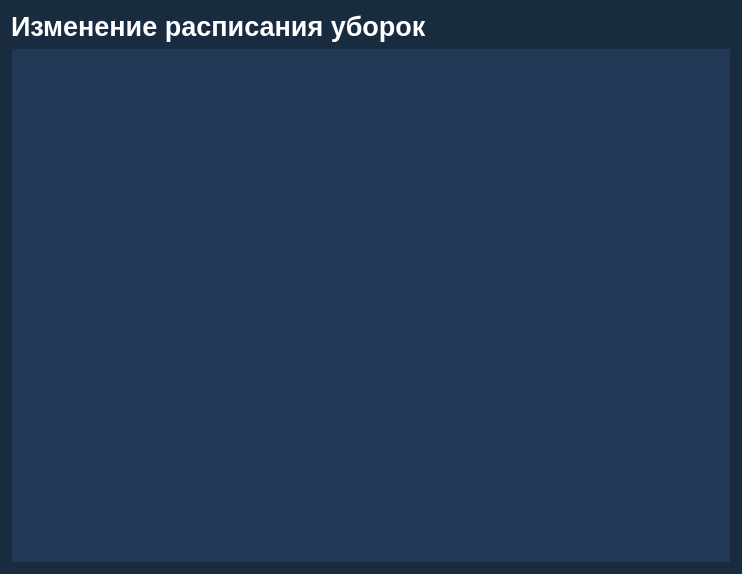
<?xml version="1.0" encoding="UTF-8"?>
<ui version="4.0">
 <class>changeSchedule</class>
 <widget class="QWidget" name="changeSchedule">
  <property name="geometry">
   <rect>
    <x>0</x>
    <y>0</y>
    <width>742</width>
    <height>574</height>
   </rect>
  </property>
  <property name="windowTitle">
   <string>Form</string>
  </property>
  <property name="styleSheet">
   <string notr="true">background-color: rgb(25,43,63)
</string>
  </property>
  <layout class="QVBoxLayout" name="verticalLayout">
   <item>
    <widget class="QLabel" name="label">
     <property name="text">
      <string>&lt;html&gt;&lt;head/&gt;&lt;body&gt;&lt;p&gt;&lt;span style=&quot; font-size:20pt; font-weight:600; color:#ffffff;&quot;&gt;Изменение расписания уборок&lt;/span&gt;&lt;/p&gt;&lt;/body&gt;&lt;/html&gt;</string>
     </property>
    </widget>
   </item>
   <item>
    <widget class="QTableView" name="tableView">
     <property name="styleSheet">
      <string notr="true">QTableView {
background-color: rgb(33, 57, 84);
color: rgb(255, 255, 255);
selection-background-color: rgb(65, 116, 167);
selection-color: rgb(25, 44, 64);
border-color: rgb(25,43,63);
}
QTableCornerButton::section {
    background: rgb(33, 57, 84);
    border: 2px outset rgb(33, 57, 84);
}
QHeaderView::section {
 background-color: rgb(25,43,63);
color: rgb(255, 255, 255);
}</string>
     </property>
     <property name="editTriggers">
      <set>QAbstractItemView::DoubleClicked</set>
     </property>
    </widget>
   </item>
  </layout>
 </widget>
 <resources/>
 <connections/>
</ui>
